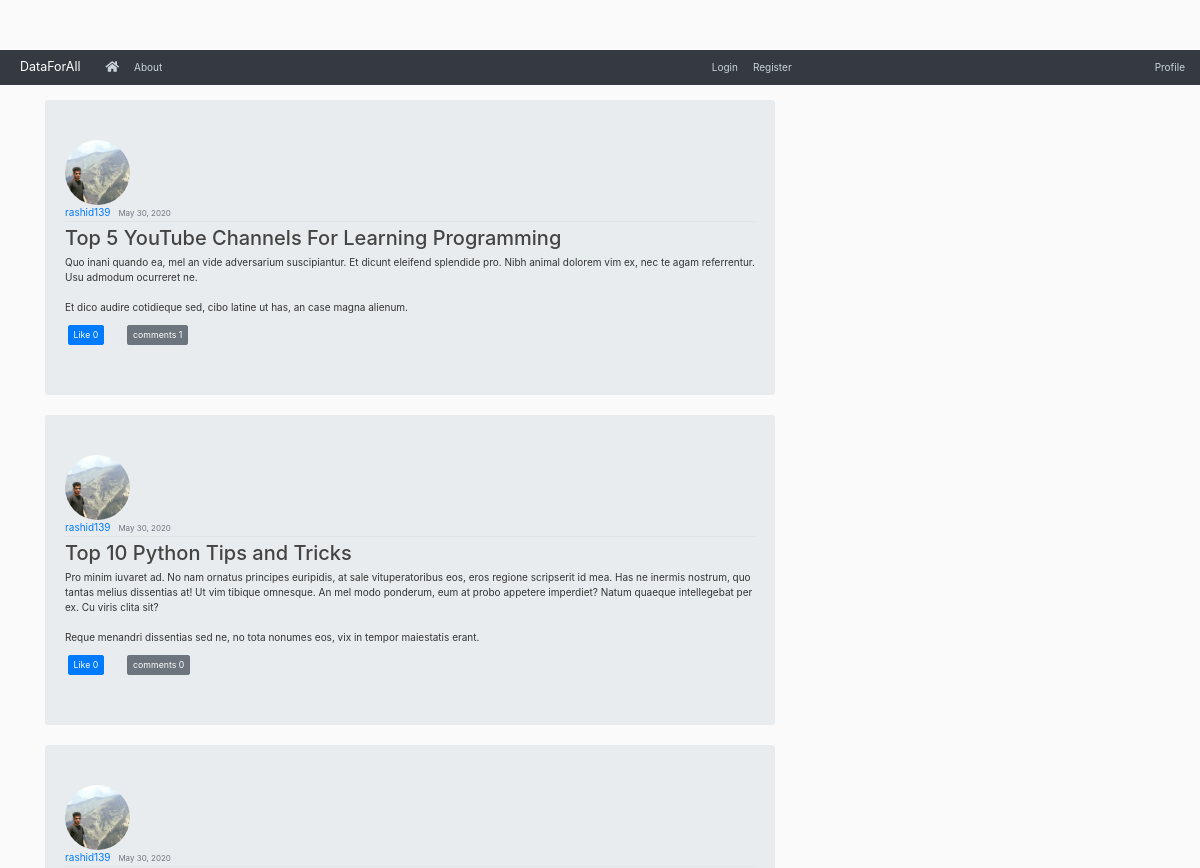
Before: / (upper part) with the older database file.
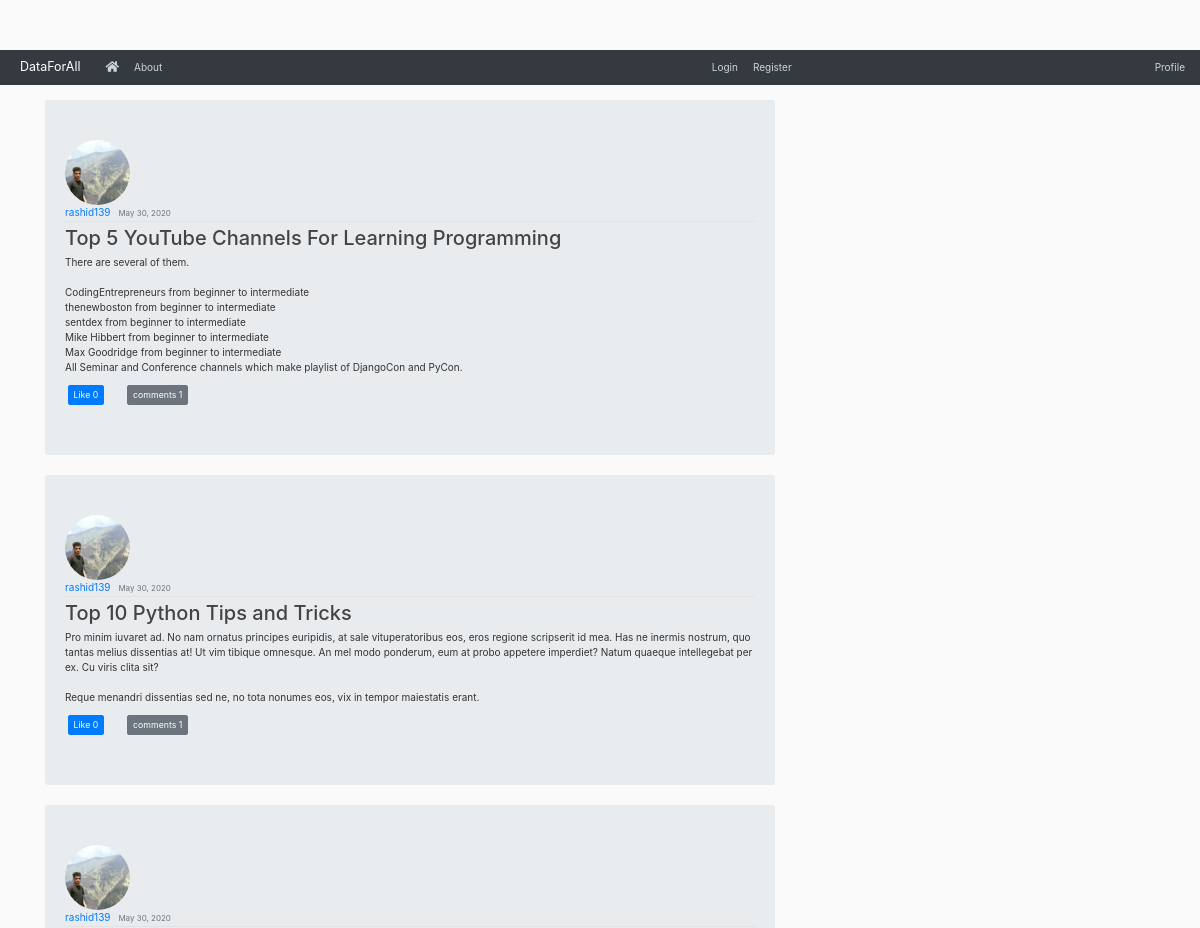
After: the same page with the newer database file.
### blog/models.py (models this page shows, shortened)
class Post(models.Model):
    title = models.CharField(max_length = 100)
    content = models.TextField()
    date_posted = models.DateTimeField(default=timezone.now)
    author = models.ForeignKey(User, on_delete=models.CASCADE)

### users/models.py (models this page shows, shortened)
class Profile(models.Model):
    user = models.OneToOneField(User, on_delete = models.CASCADE)
    image = models.ImageField(default='default.jpg', upload_to='profile_pics')

### blog/views.py (the view)
# urls.py: path('', views.PostListView.as_view(), name = 'blog-home'),
class PostListView(ListView):
    model = Post
    template_name = 'blog/home.html'
    context_object_name = 'posts'
    ordering = ['-date_posted']
    paginate_by = 5

### blog/templates/blog/home.html (shortened to what this page needs)
{% extends 'blog/base.html' %}
{% block content %}
    {% for post in posts %}
        <article class="container jumbotron">
            <img class="rounded-circle article-img" src="{{ post.author.profile.image.url }}">
            <div class="media-body">
              <div class="article-metadata">
                <a class="mr-2" href="{% url 'user-posts'  post.author.username %}">{{ post.author }}</a>
                <small class="text-muted">{{ post.date_posted | date:"F d, Y" }}</small>
              </div>
              <h2><a class="article-title" href="{% url 'post-detail' post.id %}">{{ post.title }}</a></h2>
              <p class="article-content">{{ post.content }}</p>
              <p>
                <a class="likebutton btn btn-primary btn-sm mr-4 ml-1" id="like{{ post.id }}" href="#" data-catid="{{ post.id }}">Like {{ post.like_set.all.count }}</a>
                <a class="btn btn-secondary btn-sm mr-4 ml-2"  href="{% url 'post-detail'  post.pk %}" >comments {{post.comment_set.all.count }}</a> </p>
            </div>
        </article>
    {% endfor %}
{% endblock %}

Changed rows visible on the page:
changed Post "Top 5 YouTube Channels For Learning Programming": content "Quo inani quando ea, mel an vide adversarium suscipiantur. Et dicunt eleifend splendide pro. Nibh animal dolorem vim ex, nec te agam referrentur. Usu admodum ocurreret ne. Et dico audire cotidieque sed, cibo latine ut has, an case magna alienum." → "There are several of them. CodingEntrepreneurs from beginner to intermediate thenewboston from beginner to intermediate sentdex from beginner to intermediate Mike Hibbert from beginner to intermediate Max Goodridge from beginner to intermediate All Seminar and Conference channels which make playlist of DjangoCon and PyCon."
computed for Post "Top 10 Python Tips and Tricks": comment_set.all.count "0" → "1"
